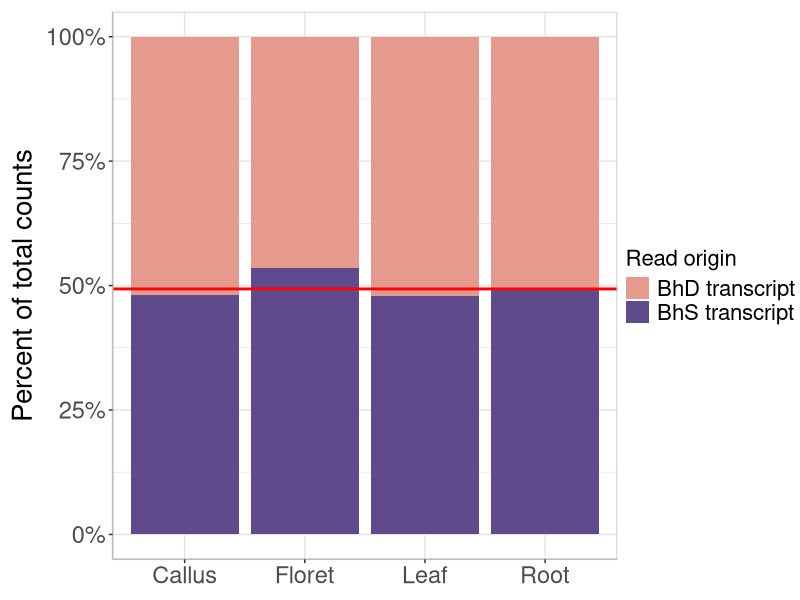

Write the R code that produced this figure. (Note: this script raises an error after producing the figure.)
library(ggplot2)
library(tidyr)
library(stringr)


#manually copying output from analyze_counts_by_subg.py,
#see my notebook Nov.29 2021
countdat <- data.frame(
  'tissue' = c('Root', 'Leaf', 'Floret', 'Callus'),
  'D' = c(502979, 622342, 709650, 221374),
  'S' = c(485971, 571728, 819356, 205699)
)
countdat <- gather(countdat, subg, num_counts, D:S, factor_key=TRUE)





#NEW: red line indicates what percent of genes are from the BhS subgenome
#Bhyb26:
#wc -l BhDprimTrlengths.txt
#27265 BhDprimTrlengths.txt
# wc -l BhSprimTrlengths.txt
#26537 BhSprimTrlengths.txt
# 26537/(26537+27265) = 0.49323
tiff("/home/virginia/Documents/school/vogelLab/notebook/2021/nov30_subgcount.tiff", units="in", width=6, height=4, res=300)
ggplot(countdat, aes(x=tissue, y=num_counts, fill=subg))+
  geom_bar(stat = 'identity', position = 'fill') + 
  geom_hline(yintercept = 0.49323, color='red', size=1)+ 
  theme(
    legend.title=element_text(size=16),
    legend.text=element_text(size=16),
    legend.margin=margin(0,0,0,0),
    legend.box.margin=margin(-5,-5,-5,-5),
    axis.title.x = element_blank(),
    axis.title.y = element_text(size=20, margin = margin(t = 0, r = 5, b = 0, l = 0)),
    axis.text.x = element_text(size=17),
    axis.text.y = element_text(size=17),
    panel.background = element_blank(),
    panel.border=element_rect(colour="gray", fill=NA),
    panel.grid.major = element_line(size = 0.5, linetype = 'solid', color = "gray90"),
    panel.grid.minor = element_line(size = 0.25, linetype = 'solid', color = "gray90"),
    axis.line = element_line(colour = "gray"),
    plot.margin=unit(c(0.3,0.3,0.3,0.3),"cm"))+
  ylab("Percent of total counts")+
  scale_fill_manual(
    name = "Read origin",
    values =c("#E69A8DFF", "#5F4B8BFF"), 
    labels=c("BhD transcript", "BhS transcript"))+
  scale_y_continuous(labels = scales::percent)
dev.off()


#manually copying output from horseraceUpdatedNEW.py,
#see my notebook Feb. 2 2022
horserace <- data.frame(
  'tissue' = c('Root', 'Leaf', 'Floret', 'Callus'),
  'favorsD' = c(6488, 5898, 6704, 5691),
  'total_pairs' = c(12937, 12010, 13376, 11414)
)

tiff("/home/virginia/Documents/school/vogelLab/notebook/2022/feb2_horserace.tiff", units="in", width=6.5, height=3, res=300)
#tiff("/home/virginia/Documents/school/vogelLab/notebook/2022/feb9_ABR113_horserace.tiff", units="in", width=5, height=3, res=300)
#Bhyb26:
ggplot(horserace, aes(x=tissue, y=num_genes, fill=favored_subg))+
#ABR113:
#ggplot(horserace, aes(x=tissue, y=mean, fill=favored_subg))+
  geom_bar(stat = 'identity', position = 'dodge') +
  theme(
    legend.title=element_text(size=16),
    legend.text=element_text(size=16),
    legend.margin=margin(0,0,0,0),
    legend.box.margin=margin(-5,-5,-5,-5),
    axis.title.x = element_blank(),
    axis.title.y = element_text(size=19, margin = margin(t = 0, r = 10, b = 0, l = 0)),
    axis.text.x = element_text(size=17),
    axis.text.y = element_text(size=15),
    panel.background = element_blank(),
    panel.border=element_rect(colour="gray", fill=NA),
    panel.grid.major = element_line(size = 0.5, linetype = 'solid', color = "gray90"),
    panel.grid.minor = element_line(size = 0.25, linetype = 'solid', color = "gray90"),
    axis.line = element_line(colour = "gray"),
    plot.margin=unit(c(0.3,0.3,0.3,0.3),"cm"))+
  ###FOR ABR113:
  geom_errorbar(aes(ymin=mean-sd, ymax=mean+sd), width=.2,position=position_dodge(.9))+
  ylab("Number of gene pairs") +
  scale_fill_manual(
    name = "Favored homeolog",
    values = c("sienna1", "skyblue1"),
    labels=c("BhD", "BhS"))
dev.off()



  
